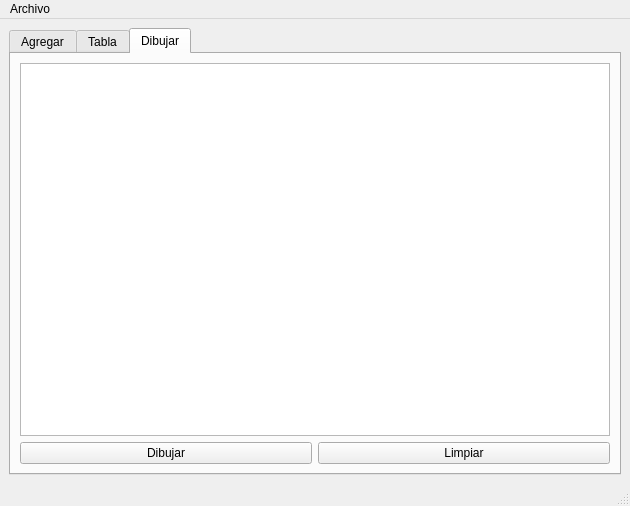
<?xml version="1.0" encoding="UTF-8"?>
<ui version="4.0">
 <class>MainWindow</class>
 <widget class="QMainWindow" name="MainWindow">
  <property name="geometry">
   <rect>
    <x>0</x>
    <y>0</y>
    <width>630</width>
    <height>478</height>
   </rect>
  </property>
  <property name="cursor">
   <cursorShape>ArrowCursor</cursorShape>
  </property>
  <property name="windowTitle">
   <string>MainWindow</string>
  </property>
  <property name="documentMode">
   <bool>false</bool>
  </property>
  <widget class="QWidget" name="centralwidget">
   <layout class="QGridLayout" name="gridLayout_5">
    <item row="0" column="0">
     <widget class="QTabWidget" name="tabWidget">
      <property name="currentIndex">
       <number>2</number>
      </property>
      <widget class="QWidget" name="tab">
       <attribute name="title">
        <string>Agregar</string>
       </attribute>
       <layout class="QGridLayout" name="gridLayout_2">
        <item row="0" column="0">
         <widget class="QGroupBox" name="groupBox">
          <property name="title">
           <string>Capturador de partículas</string>
          </property>
          <layout class="QGridLayout" name="gridLayout">
           <item row="11" column="0" colspan="2">
            <widget class="QPushButton" name="agregar_final_pushButton">
             <property name="text">
              <string>Agregar al final</string>
             </property>
            </widget>
           </item>
           <item row="8" column="0">
            <widget class="QLabel" name="label_9">
             <property name="text">
              <string>Green:</string>
             </property>
            </widget>
           </item>
           <item row="10" column="0" colspan="2">
            <widget class="QPushButton" name="agregar_inicio_pushButton">
             <property name="text">
              <string>Agregar al inicio</string>
             </property>
            </widget>
           </item>
           <item row="2" column="0">
            <widget class="QLabel" name="label_3">
             <property name="text">
              <string>Origen en y:</string>
             </property>
            </widget>
           </item>
           <item row="4" column="1">
            <widget class="QSpinBox" name="destino_y_spinBox">
             <property name="maximum">
              <number>500</number>
             </property>
            </widget>
           </item>
           <item row="1" column="0">
            <widget class="QLabel" name="label_2">
             <property name="text">
              <string>Origen en x:</string>
             </property>
            </widget>
           </item>
           <item row="6" column="0">
            <widget class="QLabel" name="label_7">
             <property name="text">
              <string>Color ( RGB)</string>
             </property>
            </widget>
           </item>
           <item row="0" column="0">
            <widget class="QLabel" name="label">
             <property name="text">
              <string>ID:</string>
             </property>
            </widget>
           </item>
           <item row="9" column="0">
            <widget class="QLabel" name="label_10">
             <property name="text">
              <string>Blue:</string>
             </property>
            </widget>
           </item>
           <item row="12" column="0" colspan="2">
            <widget class="QPushButton" name="mostrar_pushButton">
             <property name="text">
              <string>Mostrar</string>
             </property>
            </widget>
           </item>
           <item row="2" column="1">
            <widget class="QSpinBox" name="origen_y_spinBox">
             <property name="maximum">
              <number>500</number>
             </property>
            </widget>
           </item>
           <item row="7" column="1">
            <widget class="QSpinBox" name="red_spinBox">
             <property name="enabled">
              <bool>true</bool>
             </property>
             <property name="maximum">
              <number>255</number>
             </property>
            </widget>
           </item>
           <item row="1" column="1">
            <widget class="QSpinBox" name="origen_x_spinBox">
             <property name="maximum">
              <number>500</number>
             </property>
            </widget>
           </item>
           <item row="7" column="0">
            <widget class="QLabel" name="label_8">
             <property name="text">
              <string>Red:</string>
             </property>
            </widget>
           </item>
           <item row="8" column="1">
            <widget class="QSpinBox" name="green_spinBox">
             <property name="maximum">
              <number>255</number>
             </property>
            </widget>
           </item>
           <item row="9" column="1">
            <widget class="QSpinBox" name="blue_spinBox">
             <property name="maximum">
              <number>255</number>
             </property>
            </widget>
           </item>
           <item row="5" column="1">
            <widget class="QSpinBox" name="velocidad_spinBox">
             <property name="maximum">
              <number>500</number>
             </property>
            </widget>
           </item>
           <item row="3" column="0">
            <widget class="QLabel" name="label_4">
             <property name="text">
              <string>Destino en x:</string>
             </property>
            </widget>
           </item>
           <item row="3" column="1">
            <widget class="QSpinBox" name="destino_x_spinBox">
             <property name="maximum">
              <number>500</number>
             </property>
            </widget>
           </item>
           <item row="5" column="0">
            <widget class="QLabel" name="label_6">
             <property name="text">
              <string>Velocidad:</string>
             </property>
            </widget>
           </item>
           <item row="4" column="0">
            <widget class="QLabel" name="label_5">
             <property name="text">
              <string>Destino en y:</string>
             </property>
            </widget>
           </item>
           <item row="0" column="1">
            <widget class="QLineEdit" name="id_lineEdit"/>
           </item>
          </layout>
         </widget>
        </item>
        <item row="0" column="1">
         <widget class="QPlainTextEdit" name="cuadro"/>
        </item>
       </layout>
      </widget>
      <widget class="QWidget" name="tab_2">
       <attribute name="title">
        <string>Tabla</string>
       </attribute>
       <layout class="QGridLayout" name="gridLayout_4">
        <item row="0" column="0" colspan="3">
         <widget class="QTableWidget" name="tabla"/>
        </item>
        <item row="1" column="0">
         <widget class="QLineEdit" name="buscar_lineEdit">
          <property name="placeholderText">
           <string>Id de la particula:</string>
          </property>
         </widget>
        </item>
        <item row="1" column="1">
         <widget class="QPushButton" name="buscar_pushButton">
          <property name="text">
           <string>Buscar</string>
          </property>
         </widget>
        </item>
        <item row="1" column="2">
         <widget class="QPushButton" name="mostrar_tabla_pushButton">
          <property name="text">
           <string>Mostrar</string>
          </property>
         </widget>
        </item>
       </layout>
      </widget>
      <widget class="QWidget" name="tab_3">
       <attribute name="title">
        <string>Dibujar</string>
       </attribute>
       <layout class="QGridLayout" name="gridLayout_3">
        <item row="0" column="0" colspan="2">
         <widget class="QGraphicsView" name="graphicsView"/>
        </item>
        <item row="1" column="0">
         <widget class="QPushButton" name="dibujar">
          <property name="text">
           <string>Dibujar</string>
          </property>
         </widget>
        </item>
        <item row="1" column="1">
         <widget class="QPushButton" name="limpiar">
          <property name="text">
           <string>Limpiar</string>
          </property>
         </widget>
        </item>
       </layout>
      </widget>
     </widget>
    </item>
   </layout>
  </widget>
  <widget class="QMenuBar" name="menubar">
   <property name="geometry">
    <rect>
     <x>0</x>
     <y>0</y>
     <width>630</width>
     <height>21</height>
    </rect>
   </property>
   <widget class="QMenu" name="menuGuardar">
    <property name="title">
     <string>Archivo</string>
    </property>
    <addaction name="actionAbrir"/>
    <addaction name="actionGuardar"/>
   </widget>
   <addaction name="menuGuardar"/>
  </widget>
  <widget class="QStatusBar" name="statusbar"/>
  <action name="actionAbrir">
   <property name="text">
    <string>Abrir</string>
   </property>
   <property name="shortcut">
    <string>Ctrl+O</string>
   </property>
  </action>
  <action name="actionGuardar">
   <property name="text">
    <string>Guardar</string>
   </property>
   <property name="shortcut">
    <string>Ctrl+S</string>
   </property>
  </action>
 </widget>
 <resources/>
 <connections/>
</ui>
